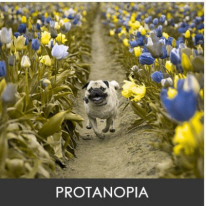
#> input picture opencv/사본 -예시.jpg, 206 x 206 px, given in place of the camera
$ python 'R&B.py'
#> lines starting #> are read from the running program, lines starting #| are printed output that depends on the picture; after the words box and inside, x2 and y2 are one past the last pixel; in counts of white or black regions, pixels touching at a corner belong together
#> further down, frame is the input picture: shape (206, 206, 3); mean B, G, R 77.2, 116.2, 123.9
import cv2
import numpy as np

def adjust_saturation(img, h_ranges, scales):
    hsv = cv2.cvtColor(img, cv2.COLOR_BGR2HSV)
#> hsv: shape (206, 206, 3); mean H, S, V 31.2, 106.5, 127.1
    res = np.copy(img)

    for i in range(len(h_ranges)):
        lower_hsv1, upper_hsv1, lower_hsv2, upper_hsv2 = h_ranges[i]
        scale = scales[i]

        mask1 = cv2.inRange(hsv, lower_hsv1, upper_hsv1)
        mask2 = cv2.inRange(hsv, lower_hsv2, upper_hsv2)
        mask = cv2.bitwise_or(mask1, mask2)

        temp = np.copy(hsv)
        temp[:, :, 1] = np.where(mask == 255, np.clip(temp[:, :, 1] * scale, 0, 255), temp[:, :, 1])

        res = np.where(mask[:, :, np.newaxis] == 255, cv2.cvtColor(temp, cv2.COLOR_HSV2BGR), res)
#> this loop made 2 passes
#> pass 1, in adjust_saturation, `mask1 = cv2.inRange(hsv, lower_hsv1, upper_hsv1)`:
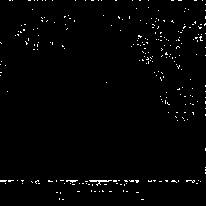
#> mask1: shape (206, 206); 1.5% white in thin lines or dots
#> pass 2, in adjust_saturation, `mask1 = cv2.inRange(hsv, lower_hsv1, upper_hsv1)`:
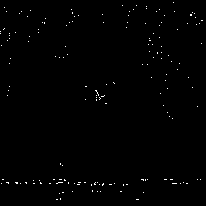
#> mask1: shape (206, 206); 0.59% white in thin lines or dots
#> after the loop: res: shape (206, 206, 3); mean H, S, V 77.2, 116.1, 123.8
#> after the loop: temp: shape (206, 206, 3); mean H, S, V 31.2, 106.6, 127.1

    return res

# 청록색 범위 설정 (H값 범위를 넓게 조절)
cyan_range = (
    np.array([75, 0, 0]),  # 청록색 범위의 시작(HSV)
    np.array([110, 255, 255]),  # 청록색 범위의 끝(HSV)
    np.array([0, 0, 0]), # 빈 배열로 설정 (청록색은 하나의 범위로 충분함)
    np.array([0, 0, 0])  # 빈 배열로 설정
)

# 핑크색에 가까운 빨간색 범위 설정
red_range = (
    np.array([160, 5, 0]),
    np.array([180, 255, 255]),
    np.array([0, 5, 0]),
    np.array([10, 255, 255])
)

h_ranges = [cyan_range, red_range]
scales = [2, 1.5]  # 청록색과 빨간색 범위의 채도 조정값

capture = cv2.VideoCapture(0)
capture.set(cv2.CAP_PROP_FRAME_WIDTH, 640)
capture.set(cv2.CAP_PROP_FRAME_HEIGHT, 480)

while True:
    ret, frame = capture.read()
    cv2.imshow("original", frame)

    adjusted = adjust_saturation(frame, h_ranges, scales)
    cv2.imshow("adjusted", adjusted)

    if cv2.waitKey(1) == ord('q'):
#> (key q is pressed here)
        break

capture.release()
cv2.destroyAllWindows()

$ run again, on opencv/예시3.jpg
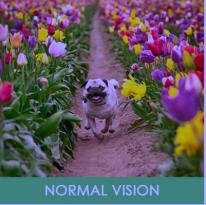
#> input picture opencv/예시3.jpg, 206 x 205 px, given in place of the camera
#> frame is the input picture: shape (205, 206, 3); mean B, G, R 97.7, 87.5, 96.8
#> hsv: shape (205, 206, 3); mean H, S, V 100.9, 113.3, 117.9
#> the loop in adjust_saturation, `for i in range(len(h_ranges)):` made 2 passes
#> pass 1, in adjust_saturation, `mask1 = cv2.inRange(hsv, lower_hsv1, upper_hsv1)`:
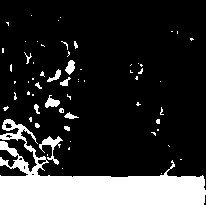
#> mask1: shape (205, 206); 18.8% white; 62 white regions (48 under 20 px), largest, box (x1, y1, x2, y2) and area: (0, 119, 206, 205) 6892, (39, 136, 63, 165) 208, (45, 95, 60, 108) 107
#> pass 2, in adjust_saturation, `mask1 = cv2.inRange(hsv, lower_hsv1, upper_hsv1)`:
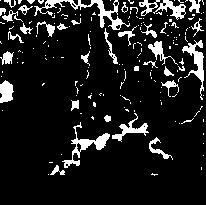
#> mask1: shape (205, 206); 11.3% white; 180 white regions (144 under 20 px), largest, box (x1, y1, x2, y2) and area: (34, 0, 130, 30) 612, (62, 122, 110, 168) 474, (182, 40, 204, 100) 412
